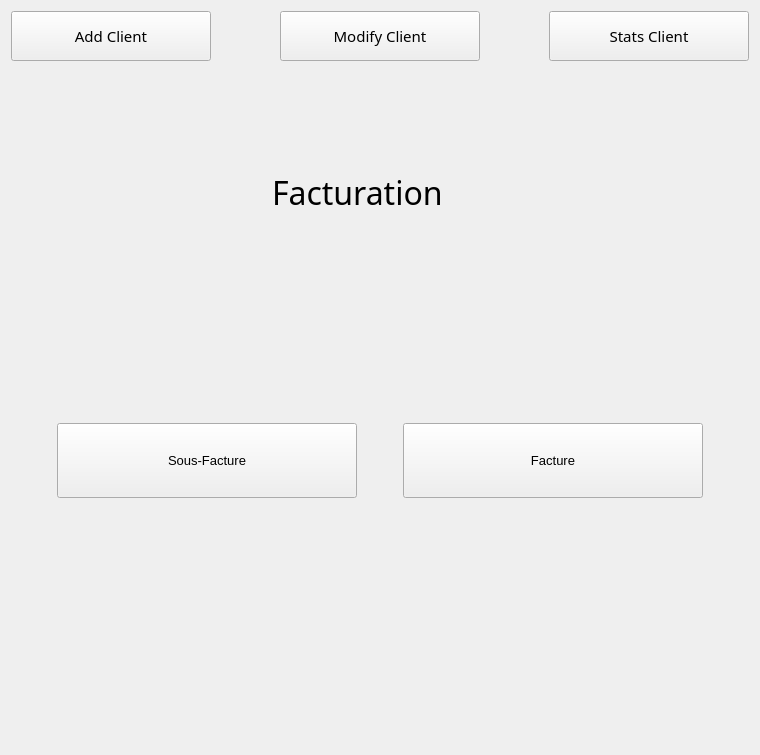
                 <widget class="QWidget" name="fact_menu">
                  <layout class="QGridLayout" name="gridLayout_38">
                   <item row="0" column="0">
                    <layout class="QGridLayout" name="gridLayout_37">
                     <item row="0" column="0" colspan="3">
                      <layout class="QHBoxLayout" name="horizontalLayout_22">
                       <item>
                        <widget class="QPushButton" name="fact_add_client">
                         <property name="minimumSize">
                          <size>
                           <width>200</width>
                           <height>50</height>
                          </size>
                         </property>
                         <property name="maximumSize">
                          <size>
                           <width>200</width>
                           <height>50</height>
                          </size>
                         </property>
                         <property name="font">
                          <font>
                           <family>Microsoft YaHei</family>
                           <pointsize>11</pointsize>
                          </font>
                         </property>
                         <property name="text">
                          <string>Add Client</string>
                         </property>
                        </widget>
                       </item>
                       <item>
                        <spacer name="horizontalSpacer_58">
                         <property name="orientation">
                          <enum>Qt::Horizontal</enum>
                         </property>
                         <property name="sizeHint" stdset="0">
                          <size>
                           <width>40</width>
                           <height>20</height>
                          </size>
                         </property>
                        </spacer>
                       </item>
                       <item>
                        <widget class="QPushButton" name="fact_modify_client">
                         <property name="minimumSize">
                          <size>
                           <width>200</width>
                           <height>50</height>
                          </size>
                         </property>
                         <property name="maximumSize">
                          <size>
                           <width>200</width>
                           <height>50</height>
                          </size>
                         </property>
                         <property name="font">
                          <font>
                           <family>Microsoft YaHei</family>
                           <pointsize>11</pointsize>
                          </font>
                         </property>
                         <property name="text">
                          <string>Modify Client</string>
                         </property>
                        </widget>
                       </item>
                       <item>
                        <spacer name="horizontalSpacer_59">
                         <property name="orientation">
                          <enum>Qt::Horizontal</enum>
                         </property>
                         <property name="sizeHint" stdset="0">
                          <size>
                           <width>40</width>
                           <height>20</height>
                          </size>
                         </property>
                        </spacer>
                       </item>
                       <item>
                        <widget class="QPushButton" name="fact_stats_client">
                         <property name="minimumSize">
                          <size>
                           <width>200</width>
                           <height>50</height>
                          </size>
                         </property>
                         <property name="maximumSize">
                          <size>
                           <width>200</width>
                           <height>50</height>
                          </size>
                         </property>
                         <property name="font">
                          <font>
                           <family>Microsoft YaHei</family>
                           <pointsize>11</pointsize>
                          </font>
                         </property>
                         <property name="text">
                          <string>Stats Client</string>
                         </property>
                        </widget>
                       </item>
                      </layout>
                     </item>
                     <item row="1" column="1">
                      <spacer name="verticalSpacer_29">
                       <property name="orientation">
                        <enum>Qt::Vertical</enum>
                       </property>
                       <property name="sizeType">
                        <enum>QSizePolicy::Minimum</enum>
                       </property>
                       <property name="sizeHint" stdset="0">
                        <size>
                         <width>100</width>
                         <height>100</height>
                        </size>
                       </property>
                      </spacer>
                     </item>
                     <item row="2" column="0">
                      <spacer name="horizontalSpacer_63">
                       <property name="orientation">
                        <enum>Qt::Horizontal</enum>
                       </property>
                       <property name="sizeHint" stdset="0">
                        <size>
                         <width>40</width>
                         <height>20</height>
                        </size>
                       </property>
                      </spacer>
                     </item>
                     <item row="2" column="1">
                      <layout class="QVBoxLayout" name="verticalLayout_19">
                       <item>
                        <layout class="QHBoxLayout" name="horizontalLayout_23">
                         <item>
                          <spacer name="horizontalSpacer_60">
                           <property name="orientation">
                            <enum>Qt::Horizontal</enum>
                           </property>
                           <property name="sizeHint" stdset="0">
                            <size>
                             <width>40</width>
                             <height>20</height>
                            </size>
                           </property>
                          </spacer>
                         </item>
                         <item>
                          <widget class="QLabel" name="label_50">
                           <property name="minimumSize">
                            <size>
                             <width>216</width>
                             <height>50</height>
                            </size>
                           </property>
                           <property name="maximumSize">
                            <size>
                             <width>216</width>
                             <height>50</height>
                            </size>
                           </property>
                           <property name="font">
                            <font>
                             <family>Sitka Text</family>
                             <pointsize>24</pointsize>
                            </font>
                           </property>
                           <property name="text">
                            <string>Facturation</string>
                           </property>
                          </widget>
                         </item>
                         <item>
                          <spacer name="horizontalSpacer_61">
                           <property name="orientation">
                            <enum>Qt::Horizontal</enum>
                           </property>
                           <property name="sizeHint" stdset="0">
                            <size>
                             <width>40</width>
                             <height>20</height>
                            </size>
                           </property>
                          </spacer>
                         </item>
                        </layout>
                       </item>
                       <item>
                        <spacer name="verticalSpacer_30">
                         <property name="orientation">
                          <enum>Qt::Vertical</enum>
                         </property>
                         <property name="sizeType">
                          <enum>QSizePolicy::Minimum</enum>
                         </property>
                         <property name="sizeHint" stdset="0">
                          <size>
                           <width>20</width>
                           <height>200</height>
                          </size>
                         </property>
                        </spacer>
                       </item>
                       <item>
                        <layout class="QHBoxLayout" name="horizontalLayout_24">
                         <item>
                          <layout class="QVBoxLayout" name="verticalLayout_18">
                           <item>
                            <widget class="QPushButton" name="sousfact_client_menu">
                             <property name="minimumSize">
                              <size>
                               <width>300</width>
                               <height>75</height>
                              </size>
                             </property>
                             <property name="maximumSize">
                              <size>
                               <width>300</width>
                               <height>75</height>
                              </size>
                             </property>
                             <property name="font">
                              <font>
                               <family>Arial</family>
                               <pointsize>10</pointsize>
                              </font>
                             </property>
                             <property name="cursor">
                              <cursorShape>PointingHandCursor</cursorShape>
                             </property>
                             <property name="text">
                              <string>Sous-Facture</string>
                             </property>
                            </widget>
                           </item>
                           <item>
                            <widget class="QLabel" name="label_51">
                             <property name="minimumSize">
                              <size>
                               <width>300</width>
                               <height>200</height>
                              </size>
                             </property>
                             <property name="maximumSize">
                              <size>
                               <width>300</width>
                               <height>200</height>
                              </size>
                             </property>
                             <property name="text">
                              <string/>
                             </property>
                            </widget>
                           </item>
                          </layout>
                         </item>
                         <item>
                          <spacer name="horizontalSpacer_62">
                           <property name="orientation">
                            <enum>Qt::Horizontal</enum>
                           </property>
                           <property name="sizeHint" stdset="0">
                            <size>
                             <width>40</width>
                             <height>20</height>
                            </size>
                           </property>
                          </spacer>
                         </item>
                         <item>
                          <layout class="QVBoxLayout" name="verticalLayout_17">
                           <item>
                            <widget class="QPushButton" name="facture_client_menu">
                             <property name="minimumSize">
                              <size>
                               <width>300</width>
                               <height>75</height>
                              </size>
                             </property>
                             <property name="maximumSize">
                              <size>
                               <width>300</width>
                               <height>75</height>
                              </size>
                             </property>
                             <property name="font">
                              <font>
                               <family>Arial</family>
                               <pointsize>10</pointsize>
                              </font>
                             </property>
                             <property name="cursor">
                              <cursorShape>PointingHandCursor</cursorShape>
                             </property>
                             <property name="text">
                              <string>Facture</string>
                             </property>
                            </widget>
                           </item>
                           <item>
                            <widget class="QLabel" name="label_52">
                             <property name="minimumSize">
                              <size>
                               <width>300</width>
                               <height>200</height>
                              </size>
                             </property>
                             <property name="maximumSize">
                              <size>
                               <width>300</width>
                               <height>200</height>
                              </size>
                             </property>
                             <property name="text">
                              <string/>
                             </property>
                            </widget>
                           </item>
                          </layout>
                         </item>
                        </layout>
                       </item>
                      </layout>
                     </item>
                     <item row="2" column="2">
                      <spacer name="horizontalSpacer_64">
                       <property name="orientation">
                        <enum>Qt::Horizontal</enum>
                       </property>
                       <property name="sizeHint" stdset="0">
                        <size>
                         <width>40</width>
                         <height>20</height>
                        </size>
                       </property>
                      </spacer>
                     </item>
                     <item row="3" column="1">
                      <spacer name="verticalSpacer_31">
                       <property name="orientation">
                        <enum>Qt::Vertical</enum>
                       </property>
                       <property name="sizeHint" stdset="0">
                        <size>
                         <width>20</width>
                         <height>40</height>
                        </size>
                       </property>
                      </spacer>
                     </item>
                    </layout>
                   </item>
                  </layout>
                 </widget>
